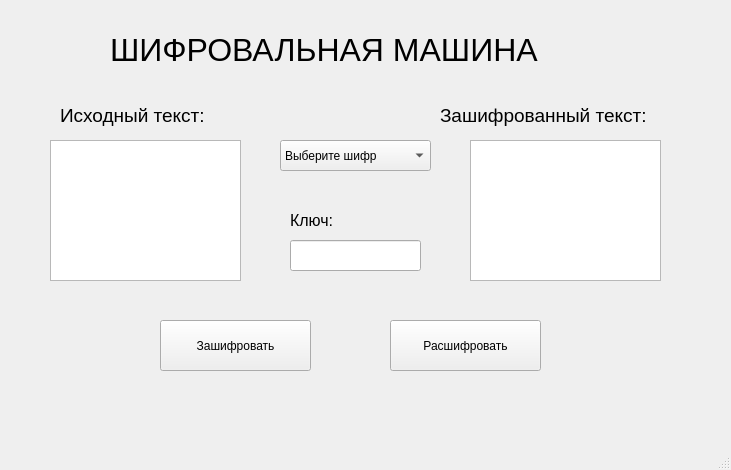
<?xml version="1.0" encoding="UTF-8"?>
<ui version="4.0">
 <class>MainWindow</class>
 <widget class="QMainWindow" name="MainWindow">
  <property name="geometry">
   <rect>
    <x>0</x>
    <y>0</y>
    <width>731</width>
    <height>470</height>
   </rect>
  </property>
  <property name="windowTitle">
   <string>MainWindow</string>
  </property>
  <widget class="QWidget" name="centralwidget">
   <widget class="QPushButton" name="pushButton">
    <property name="geometry">
     <rect>
      <x>160</x>
      <y>320</y>
      <width>151</width>
      <height>51</height>
     </rect>
    </property>
    <property name="text">
     <string>Зашифровать</string>
    </property>
   </widget>
   <widget class="QPushButton" name="pushButton_2">
    <property name="geometry">
     <rect>
      <x>390</x>
      <y>320</y>
      <width>151</width>
      <height>51</height>
     </rect>
    </property>
    <property name="text">
     <string>Расшифровать</string>
    </property>
   </widget>
   <widget class="QTextEdit" name="textEdit">
    <property name="geometry">
     <rect>
      <x>50</x>
      <y>140</y>
      <width>191</width>
      <height>141</height>
     </rect>
    </property>
   </widget>
   <widget class="QLineEdit" name="lineEdit">
    <property name="geometry">
     <rect>
      <x>290</x>
      <y>240</y>
      <width>131</width>
      <height>31</height>
     </rect>
    </property>
   </widget>
   <widget class="QComboBox" name="comboBox">
    <property name="geometry">
     <rect>
      <x>280</x>
      <y>140</y>
      <width>151</width>
      <height>31</height>
     </rect>
    </property>
    <item>
     <property name="text">
      <string>Выберите шифр</string>
     </property>
    </item>
    <item>
     <property name="text">
      <string>ROT1</string>
     </property>
    </item>
    <item>
     <property name="text">
      <string>Шифр Цезаря</string>
     </property>
    </item>
    <item>
     <property name="text">
      <string>Метод Атбаша</string>
     </property>
    </item>
    <item>
     <property name="text">
      <string>Шифр Гронсфельда</string>
     </property>
    </item>
    <item>
     <property name="text">
      <string>Шифр Виженера</string>
     </property>
    </item>
   </widget>
   <widget class="QLabel" name="label">
    <property name="geometry">
     <rect>
      <x>110</x>
      <y>0</y>
      <width>521</width>
      <height>101</height>
     </rect>
    </property>
    <property name="text">
     <string>&lt;html&gt;&lt;head/&gt;&lt;body&gt;&lt;p&gt;&lt;span style=&quot; font-size:24pt; color:#000000;&quot;&gt;ШИФРОВАЛЬНАЯ МАШИНА&lt;/span&gt;&lt;/p&gt;&lt;/body&gt;&lt;/html&gt;</string>
    </property>
   </widget>
   <widget class="QLabel" name="label_2">
    <property name="geometry">
     <rect>
      <x>290</x>
      <y>200</y>
      <width>61</width>
      <height>41</height>
     </rect>
    </property>
    <property name="text">
     <string>&lt;html&gt;&lt;head/&gt;&lt;body&gt;&lt;p&gt;&lt;span style=&quot; font-size:12pt;&quot;&gt;Ключ:&lt;/span&gt;&lt;/p&gt;&lt;/body&gt;&lt;/html&gt;</string>
    </property>
   </widget>
   <widget class="QTextEdit" name="textEdit_2">
    <property name="geometry">
     <rect>
      <x>470</x>
      <y>140</y>
      <width>191</width>
      <height>141</height>
     </rect>
    </property>
   </widget>
   <widget class="QLabel" name="label_3">
    <property name="geometry">
     <rect>
      <x>60</x>
      <y>90</y>
      <width>201</width>
      <height>51</height>
     </rect>
    </property>
    <property name="text">
     <string>&lt;html&gt;&lt;head/&gt;&lt;body&gt;&lt;p&gt;&lt;span style=&quot; font-size:14pt;&quot;&gt;Исходный текст:&lt;/span&gt;&lt;/p&gt;&lt;/body&gt;&lt;/html&gt;</string>
    </property>
   </widget>
   <widget class="QLabel" name="label_4">
    <property name="geometry">
     <rect>
      <x>440</x>
      <y>90</y>
      <width>241</width>
      <height>51</height>
     </rect>
    </property>
    <property name="text">
     <string>&lt;html&gt;&lt;head/&gt;&lt;body&gt;&lt;p&gt;&lt;span style=&quot; font-size:14pt;&quot;&gt;Зашифрованный текст:&lt;/span&gt;&lt;/p&gt;&lt;/body&gt;&lt;/html&gt;</string>
    </property>
   </widget>
  </widget>
  <widget class="QMenuBar" name="menubar">
   <property name="geometry">
    <rect>
     <x>0</x>
     <y>0</y>
     <width>731</width>
     <height>25</height>
    </rect>
   </property>
  </widget>
  <widget class="QStatusBar" name="statusbar"/>
 </widget>
 <resources/>
 <connections/>
</ui>
